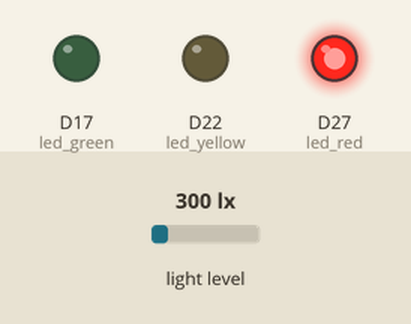
A program run on a simulated CircuitPython board. On the bench: output pins drawn as LEDs (lit = HIGH). The test bench sets the inputs (shaded band); at power-on: light level 300 lx. What the program prints to the serial console is not drawn.

Above: at 0.1 s.
Timing chart, 0 to 1.6 s (numbered marks = the images above):
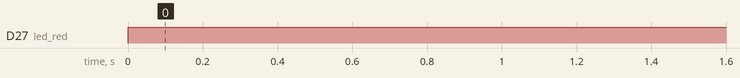

Measured:
- by itself, D27 (led_red): LOW → HIGH at 0.00 s

The program:

veml7700_bortle.py
```python
import time
import board
import busio
import digitalio
import adafruit_veml7700

# Setup I2C for the VEML7700
i2c = busio.I2C(board.SCL, board.SDA)
veml7700 = adafruit_veml7700.VEML7700(i2c)

# Setup LEDs
led_green = digitalio.DigitalInOut(board.D17)  # GPIO 17 (Pin 11)
led_green.direction = digitalio.Direction.OUTPUT
led_red = digitalio.DigitalInOut(board.D27)    # GPIO 27 (Pin 13)
led_red.direction = digitalio.Direction.OUTPUT
led_yellow = digitalio.DigitalInOut(board.D22) # GPIO 22 (Pin 15)
led_yellow.direction = digitalio.Direction.OUTPUT

# Function to map lux value to Bortle scale
def get_bortle_scale(lux):
    if lux < 0.01:
        return 1
    elif lux < 0.08:
        return 2
    elif lux < 0.3:
        return 3
    elif lux < 1.0:
        return 4
    elif lux < 4.0:
        return 5
    elif lux < 10:
        return 6
    elif lux < 30:
        return 7
    elif lux < 100:
        return 8
    else:
        return 9

while True:
    # Read ambient light level in lux
    lux = veml7700.lux
    print("Lux:", lux)

    # Determine Bortle scale
    bortle_scale = get_bortle_scale(lux)
    print("Bortle Scale:", bortle_scale)

    # Light up LEDs based on Bortle scale
    if bortle_scale <= 3:
        led_green.value = True
        led_yellow.value = False
        led_red.value = False
    elif 4 <= bortle_scale <= 5:
        led_green.value = False
        led_yellow.value = True
        led_red.value = False
    else:
        led_green.value = False
        led_yellow.value = False
        led_red.value = True

    # Wait for a second before reading again
    time.sleep(1)
```
